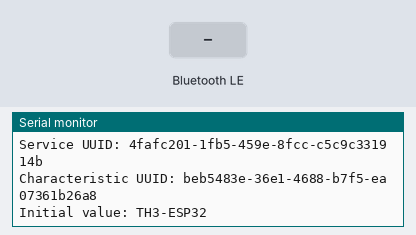
Bench run of a program on a simulated ESP32. Shown: the last lines printed to the serial monitor. The inputs (shaded band) are chosen by the test bench. Nothing arrives over Bluetooth unless stated; a phone connects over Bluetooth LE 3 s after start.

Above: at 1.2 s.
1.3 s: Bluetooth LE write "1" received
At 2.0 s:
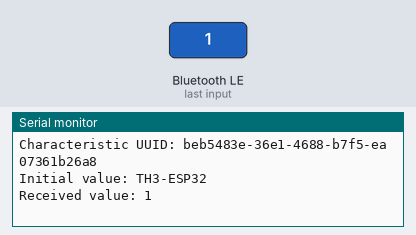
2.8 s: Bluetooth LE write "0" received
At 3.2 s:
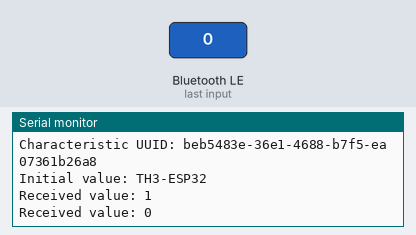
4.3 s: Bluetooth LE write "2" received
At 5.5 s:
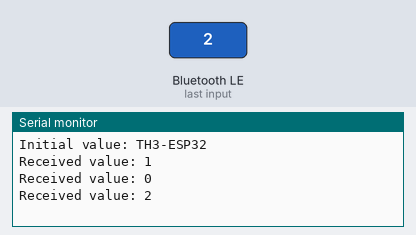

Measured:
- after the input at 1.3 s, the serial monitor: prints a new line after 0.05 s (image 1)
- after the input at 2.8 s, the serial monitor: prints a new line after 0.05 s (image 2)
- after the input at 4.3 s, the serial monitor: prints a new line after 0.05 s (image 3)

The program:

main.cpp
```cpp
#include <Arduino.h>
#include <BLEDevice.h>
#include <BLEServer.h>
#include <BLEUtils.h>

#define SERVICE_UUID "4fafc201-1fb5-459e-8fcc-c5c9c331914b"
#define CHARACTERISTIC_UUID "beb5483e-36e1-4688-b7f5-ea07361b26a8"

const char *deviceName = "ESP32-BLE-NHOMXX";
const char *initialValue = "TH3-ESP32";

class CharacteristicCallbacks : public BLECharacteristicCallbacks
{
  void onWrite(BLECharacteristic *characteristic) override
  {
    String value = characteristic->getValue();
    Serial.print("Received value: ");
    Serial.println(value);
  }
};

void setup()
{
  Serial.begin(115200);

  BLEDevice::init(deviceName);

  BLEServer *server = BLEDevice::createServer();
  BLEService *service = server->createService(SERVICE_UUID);

  BLECharacteristic *characteristic = service->createCharacteristic(
      CHARACTERISTIC_UUID,
      BLECharacteristic::PROPERTY_READ | BLECharacteristic::PROPERTY_WRITE);

  characteristic->setCallbacks(new CharacteristicCallbacks());
  characteristic->setValue(initialValue);

  service->start();

  BLEAdvertising *advertising = BLEDevice::getAdvertising();
  advertising->addServiceUUID(SERVICE_UUID);
  advertising->start();

  Serial.println("BLE server started");
  Serial.print("Device name: ");
  Serial.println(deviceName);
  Serial.print("Service UUID: ");
  Serial.println(SERVICE_UUID);
  Serial.print("Characteristic UUID: ");
  Serial.println(CHARACTERISTIC_UUID);
  Serial.print("Initial value: ");
  Serial.println(initialValue);
}

void loop()
{
  delay(1000);
}
```
